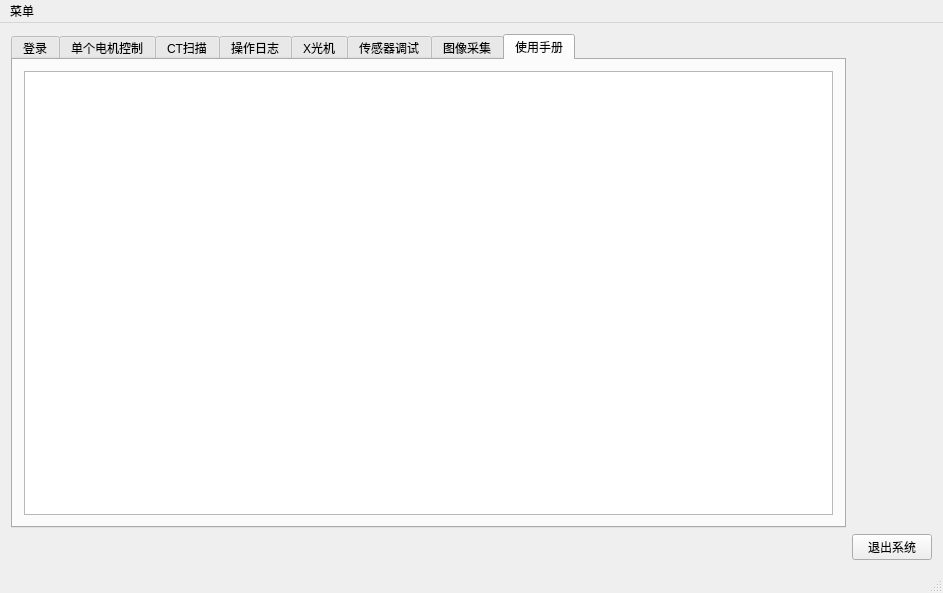
<?xml version="1.0" encoding="UTF-8"?>
<ui version="4.0">
 <class>MainWindow</class>
 <widget class="QMainWindow" name="MainWindow">
  <property name="geometry">
   <rect>
    <x>0</x>
    <y>0</y>
    <width>943</width>
    <height>593</height>
   </rect>
  </property>
  <property name="sizePolicy">
   <sizepolicy hsizetype="Fixed" vsizetype="Fixed">
    <horstretch>0</horstretch>
    <verstretch>0</verstretch>
   </sizepolicy>
  </property>
  <property name="windowTitle">
   <string>CT操作平台</string>
  </property>
  <widget class="QWidget" name="centralWidget">
   <layout class="QGridLayout" name="gridLayout_4">
    <item row="1" column="1">
     <widget class="QPushButton" name="btn_quit">
      <property name="text">
       <string>退出系统</string>
      </property>
     </widget>
    </item>
    <item row="0" column="0">
     <widget class="QTabWidget" name="tabWidget">
      <property name="currentIndex">
       <number>7</number>
      </property>
      <widget class="QWidget" name="tab_7">
       <attribute name="title">
        <string>登录</string>
       </attribute>
       <layout class="QGridLayout" name="gridLayout_5">
        <item row="0" column="0">
         <widget class="QLabel" name="label_20">
          <property name="sizePolicy">
           <sizepolicy hsizetype="Fixed" vsizetype="Fixed">
            <horstretch>0</horstretch>
            <verstretch>0</verstretch>
           </sizepolicy>
          </property>
          <property name="text">
           <string/>
          </property>
          <property name="pixmap">
           <pixmap>整体视图.jpg</pixmap>
          </property>
          <property name="scaledContents">
           <bool>true</bool>
          </property>
          <property name="alignment">
           <set>Qt::AlignCenter</set>
          </property>
         </widget>
        </item>
        <item row="1" column="0">
         <layout class="QHBoxLayout" name="horizontalLayout">
          <property name="sizeConstraint">
           <enum>QLayout::SetFixedSize</enum>
          </property>
          <item>
           <widget class="QLabel" name="label_27">
            <property name="text">
             <string>用户名：   </string>
            </property>
           </widget>
          </item>
          <item>
           <widget class="QLineEdit" name="lineEdit_login_username">
            <property name="layoutDirection">
             <enum>Qt::LeftToRight</enum>
            </property>
            <property name="autoFillBackground">
             <bool>false</bool>
            </property>
           </widget>
          </item>
          <item>
           <widget class="QLabel" name="label_26">
            <property name="text">
             <string>          密码：</string>
            </property>
           </widget>
          </item>
          <item>
           <widget class="QLineEdit" name="lineEdit_login_passwd">
            <property name="echoMode">
             <enum>QLineEdit::Password</enum>
            </property>
           </widget>
          </item>
          <item>
           <widget class="QPushButton" name="btn_login">
            <property name="text">
             <string>登录</string>
            </property>
           </widget>
          </item>
         </layout>
        </item>
       </layout>
      </widget>
      <widget class="QWidget" name="tab">
       <attribute name="title">
        <string>单个电机控制</string>
       </attribute>
       <widget class="QFrame" name="frame">
        <property name="geometry">
         <rect>
          <x>10</x>
          <y>20</y>
          <width>261</width>
          <height>441</height>
         </rect>
        </property>
        <property name="frameShape">
         <enum>QFrame::StyledPanel</enum>
        </property>
        <property name="frameShadow">
         <enum>QFrame::Raised</enum>
        </property>
        <widget class="QLabel" name="label_5">
         <property name="geometry">
          <rect>
           <x>220</x>
           <y>370</y>
           <width>219</width>
           <height>419</height>
          </rect>
         </property>
         <property name="font">
          <font>
           <pointsize>12</pointsize>
          </font>
         </property>
         <property name="text">
          <string>请选择参数</string>
         </property>
        </widget>
        <widget class="QWidget" name="gridLayoutWidget">
         <property name="geometry">
          <rect>
           <x>10</x>
           <y>20</y>
           <width>231</width>
           <height>401</height>
          </rect>
         </property>
         <layout class="QGridLayout" name="_2">
          <item row="2" column="1">
           <widget class="QComboBox" name="comboBox_displacement_move_displacement_number">
            <item>
             <property name="text">
              <string>G0光栅</string>
             </property>
            </item>
            <item>
             <property name="text">
              <string>G1光栅</string>
             </property>
            </item>
            <item>
             <property name="text">
              <string>样品台</string>
             </property>
            </item>
            <item>
             <property name="text">
              <string>G2光栅</string>
             </property>
            </item>
           </widget>
          </item>
          <item row="3" column="1">
           <widget class="QLabel" name="label_8">
            <property name="font">
             <font>
              <pointsize>12</pointsize>
             </font>
            </property>
            <property name="text">
             <string>位移台类型</string>
            </property>
           </widget>
          </item>
          <item row="8" column="1">
           <widget class="QComboBox" name="comboBox_displacement_move_displacement_movement_mode">
            <property name="enabled">
             <bool>false</bool>
            </property>
            <item>
             <property name="text">
              <string>相对运动</string>
             </property>
            </item>
            <item>
             <property name="text">
              <string>绝对运动</string>
             </property>
            </item>
           </widget>
          </item>
          <item row="1" column="1">
           <widget class="QLabel" name="label_6">
            <property name="font">
             <font>
              <pointsize>12</pointsize>
             </font>
            </property>
            <property name="text">
             <string>位移台序号</string>
            </property>
           </widget>
          </item>
          <item row="0" column="1">
           <widget class="QLabel" name="label_4">
            <property name="font">
             <font>
              <pointsize>12</pointsize>
             </font>
            </property>
            <property name="text">
             <string>请选择参数</string>
            </property>
           </widget>
          </item>
          <item row="10" column="1">
           <widget class="QComboBox" name="comboBox_displacement_move_displacement_velocity">
            <property name="enabled">
             <bool>false</bool>
            </property>
            <item>
             <property name="text">
              <string>正常</string>
             </property>
            </item>
            <item>
             <property name="text">
              <string>极慢</string>
             </property>
            </item>
            <item>
             <property name="text">
              <string>快一点</string>
             </property>
            </item>
           </widget>
          </item>
          <item row="6" column="1">
           <widget class="QComboBox" name="comboBox_displacement_move_displacement_comboBox_displacement_move_displacement_axis">
            <item>
             <property name="text">
              <string>Z</string>
             </property>
            </item>
            <item>
             <property name="text">
              <string>Y</string>
             </property>
            </item>
            <item>
             <property name="text">
              <string>X</string>
             </property>
            </item>
           </widget>
          </item>
          <item row="7" column="1">
           <widget class="QLabel" name="label_7">
            <property name="font">
             <font>
              <pointsize>12</pointsize>
             </font>
            </property>
            <property name="text">
             <string>运动模式</string>
            </property>
           </widget>
          </item>
          <item row="9" column="1">
           <widget class="QLabel" name="label_10">
            <property name="font">
             <font>
              <pointsize>12</pointsize>
             </font>
            </property>
            <property name="text">
             <string>运动速度</string>
            </property>
           </widget>
          </item>
          <item row="5" column="1">
           <widget class="QLabel" name="label_9">
            <property name="font">
             <font>
              <pointsize>12</pointsize>
             </font>
            </property>
            <property name="text">
             <string>轴名称</string>
            </property>
           </widget>
          </item>
          <item row="4" column="1">
           <widget class="QComboBox" name="comboBox_displacement_move_displacement_type">
            <item>
             <property name="text">
              <string>平移</string>
             </property>
            </item>
            <item>
             <property name="text">
              <string>旋转</string>
             </property>
            </item>
           </widget>
          </item>
          <item row="11" column="1">
           <widget class="QLabel" name="label_11">
            <property name="font">
             <font>
              <pointsize>12</pointsize>
             </font>
            </property>
            <property name="text">
             <string>距离单位</string>
            </property>
           </widget>
          </item>
          <item row="12" column="1">
           <widget class="QComboBox" name="comboBox_displacement_move_displacement_units">
            <property name="enabled">
             <bool>false</bool>
            </property>
            <item>
             <property name="text">
              <string>毫米或度</string>
             </property>
            </item>
            <item>
             <property name="text">
              <string>微米或分</string>
             </property>
            </item>
            <item>
             <property name="text">
              <string>脉冲</string>
             </property>
            </item>
           </widget>
          </item>
         </layout>
        </widget>
       </widget>
       <widget class="QFrame" name="frame_2">
        <property name="geometry">
         <rect>
          <x>300</x>
          <y>20</y>
          <width>551</width>
          <height>211</height>
         </rect>
        </property>
        <property name="frameShape">
         <enum>QFrame::StyledPanel</enum>
        </property>
        <property name="frameShadow">
         <enum>QFrame::Raised</enum>
        </property>
        <widget class="QWidget" name="verticalLayoutWidget">
         <property name="geometry">
          <rect>
           <x>30</x>
           <y>40</y>
           <width>121</width>
           <height>111</height>
          </rect>
         </property>
         <layout class="QVBoxLayout" name="verticalLayout">
          <item>
           <widget class="QLabel" name="label">
            <property name="font">
             <font>
              <pointsize>12</pointsize>
             </font>
            </property>
            <property name="text">
             <string>输入运动位移</string>
            </property>
           </widget>
          </item>
          <item>
           <widget class="QLabel" name="label_2">
            <property name="font">
             <font>
              <pointsize>12</pointsize>
             </font>
            </property>
            <property name="text">
             <string>位移台当前位置</string>
            </property>
           </widget>
          </item>
         </layout>
        </widget>
        <widget class="QWidget" name="verticalLayoutWidget_2">
         <property name="geometry">
          <rect>
           <x>170</x>
           <y>30</y>
           <width>211</width>
           <height>131</height>
          </rect>
         </property>
         <layout class="QVBoxLayout" name="verticalLayout_2">
          <item>
           <widget class="QLineEdit" name="lineEdit_displacement_move_input_displacement">
            <property name="text">
             <string>0</string>
            </property>
           </widget>
          </item>
          <item>
           <widget class="QLineEdit" name="lineEdit_displacement_move_current_displacement">
            <property name="enabled">
             <bool>false</bool>
            </property>
            <property name="text">
             <string>0.0000</string>
            </property>
           </widget>
          </item>
         </layout>
        </widget>
        <widget class="QWidget" name="verticalLayoutWidget_3">
         <property name="geometry">
          <rect>
           <x>380</x>
           <y>40</y>
           <width>121</width>
           <height>111</height>
          </rect>
         </property>
         <layout class="QVBoxLayout" name="verticalLayout_3">
          <item>
           <widget class="QLabel" name="label_displacement_move_unit1">
            <property name="maximumSize">
             <size>
              <width>16777215</width>
              <height>45</height>
             </size>
            </property>
            <property name="font">
             <font>
              <pointsize>12</pointsize>
             </font>
            </property>
            <property name="text">
             <string>mm</string>
            </property>
           </widget>
          </item>
          <item>
           <widget class="QLabel" name="label_displacement_move_unit2">
            <property name="maximumSize">
             <size>
              <width>16777215</width>
              <height>70</height>
             </size>
            </property>
            <property name="font">
             <font>
              <pointsize>12</pointsize>
             </font>
            </property>
            <property name="text">
             <string>mm</string>
            </property>
           </widget>
          </item>
         </layout>
        </widget>
       </widget>
       <widget class="QFrame" name="frame_3">
        <property name="geometry">
         <rect>
          <x>300</x>
          <y>240</y>
          <width>551</width>
          <height>221</height>
         </rect>
        </property>
        <property name="frameShape">
         <enum>QFrame::StyledPanel</enum>
        </property>
        <property name="frameShadow">
         <enum>QFrame::Raised</enum>
        </property>
        <widget class="QPushButton" name="btn_displacement_move_start_move">
         <property name="geometry">
          <rect>
           <x>40</x>
           <y>30</y>
           <width>101</width>
           <height>71</height>
          </rect>
         </property>
         <property name="font">
          <font>
           <pointsize>15</pointsize>
          </font>
         </property>
         <property name="styleSheet">
          <string notr="true">background-color: rgb(0, 255, 0);</string>
         </property>
         <property name="text">
          <string>移动</string>
         </property>
        </widget>
        <widget class="QPushButton" name="btn_displacement_move_stop_move">
         <property name="geometry">
          <rect>
           <x>210</x>
           <y>30</y>
           <width>101</width>
           <height>71</height>
          </rect>
         </property>
         <property name="font">
          <font>
           <pointsize>15</pointsize>
          </font>
         </property>
         <property name="styleSheet">
          <string notr="true">background-color:rgb(255, 0, 0)</string>
         </property>
         <property name="text">
          <string>KILL</string>
         </property>
        </widget>
        <widget class="QPushButton" name="btn_displacement_move_save_all">
         <property name="enabled">
          <bool>true</bool>
         </property>
         <property name="geometry">
          <rect>
           <x>390</x>
           <y>30</y>
           <width>111</width>
           <height>71</height>
          </rect>
         </property>
         <property name="font">
          <font>
           <pointsize>15</pointsize>
          </font>
         </property>
         <property name="text">
          <string>保存参数</string>
         </property>
        </widget>
        <widget class="QPushButton" name="btn_displacement_move_initiallize_motor">
         <property name="geometry">
          <rect>
           <x>40</x>
           <y>120</y>
           <width>101</width>
           <height>71</height>
          </rect>
         </property>
         <property name="text">
          <string>初始化</string>
         </property>
        </widget>
        <widget class="QPushButton" name="btn_displacement_move_kill_all">
         <property name="enabled">
          <bool>true</bool>
         </property>
         <property name="geometry">
          <rect>
           <x>210</x>
           <y>120</y>
           <width>101</width>
           <height>71</height>
          </rect>
         </property>
         <property name="font">
          <font>
           <pointsize>15</pointsize>
          </font>
         </property>
         <property name="text">
          <string>KILL ALL</string>
         </property>
        </widget>
        <widget class="QPushButton" name="btn_displacement_move_upload">
         <property name="enabled">
          <bool>true</bool>
         </property>
         <property name="geometry">
          <rect>
           <x>390</x>
           <y>120</y>
           <width>111</width>
           <height>71</height>
          </rect>
         </property>
         <property name="font">
          <font>
           <pointsize>15</pointsize>
          </font>
         </property>
         <property name="text">
          <string>上传参数</string>
         </property>
        </widget>
       </widget>
      </widget>
      <widget class="QWidget" name="tab_4">
       <attribute name="title">
        <string>CT扫描</string>
       </attribute>
       <widget class="QWidget" name="gridLayoutWidget_2">
        <property name="geometry">
         <rect>
          <x>270</x>
          <y>30</y>
          <width>341</width>
          <height>381</height>
         </rect>
        </property>
        <layout class="QGridLayout" name="gridLayout">
         <item row="6" column="1">
          <widget class="QComboBox" name="comboBox_CTscan_scan_mode">
           <property name="font">
            <font>
             <pointsize>15</pointsize>
            </font>
           </property>
           <item>
            <property name="text">
             <string>传统相位步进</string>
            </property>
           </item>
           <item>
            <property name="text">
             <string>交叉相位步进</string>
            </property>
           </item>
           <item>
            <property name="text">
             <string>周相位步进</string>
            </property>
           </item>
           <item>
            <property name="text">
             <string>免相位步进</string>
            </property>
           </item>
           <item>
            <property name="text">
             <string>正反投影</string>
            </property>
           </item>
           <item>
            <property name="text">
             <string>备用</string>
            </property>
           </item>
          </widget>
         </item>
         <item row="4" column="0">
          <widget class="QLabel" name="label_25">
           <property name="text">
            <string>样品视场Y方向长度 L：</string>
           </property>
          </widget>
         </item>
         <item row="3" column="0">
          <widget class="QLabel" name="label_24">
           <property name="text">
            <string>样品高度 H:</string>
           </property>
          </widget>
         </item>
         <item row="6" column="0">
          <widget class="QLabel" name="label_17">
           <property name="maximumSize">
            <size>
             <width>179</width>
             <height>20</height>
            </size>
           </property>
           <property name="font">
            <font>
             <pointsize>15</pointsize>
            </font>
           </property>
           <property name="text">
            <string>扫描方式:</string>
           </property>
          </widget>
         </item>
         <item row="4" column="1">
          <widget class="QLineEdit" name="lineEdit_CTscan_parameter_L">
           <property name="text">
            <string>0</string>
           </property>
          </widget>
         </item>
         <item row="2" column="1">
          <widget class="QLineEdit" name="lineEdit_CTscan_parameter_K">
           <property name="text">
            <string>0</string>
           </property>
          </widget>
         </item>
         <item row="7" column="1">
          <widget class="QPushButton" name="btn_CTscan_stop_scan">
           <property name="font">
            <font>
             <pointsize>15</pointsize>
            </font>
           </property>
           <property name="styleSheet">
            <string notr="true">background-color: rgb(255, 0, 0);</string>
           </property>
           <property name="text">
            <string>急停</string>
           </property>
          </widget>
         </item>
         <item row="5" column="0" colspan="2">
          <widget class="QPushButton" name="btn_CTscan_parameter_write">
           <property name="text">
            <string>写入以上参数</string>
           </property>
          </widget>
         </item>
         <item row="7" column="0">
          <widget class="QPushButton" name="btn_CTscan_start_scan">
           <property name="font">
            <font>
             <pointsize>15</pointsize>
            </font>
           </property>
           <property name="styleSheet">
            <string notr="true">background-color: rgb(0, 255, 0);</string>
           </property>
           <property name="text">
            <string>开始扫描</string>
           </property>
          </widget>
         </item>
         <item row="1" column="1">
          <widget class="QLineEdit" name="lineEdit_CTscan_parameter_N">
           <property name="text">
            <string>0</string>
           </property>
          </widget>
         </item>
         <item row="1" column="0">
          <widget class="QLabel" name="label_22">
           <property name="text">
            <string>G1光栅步进数 N:</string>
           </property>
          </widget>
         </item>
         <item row="2" column="0">
          <widget class="QLabel" name="label_23">
           <property name="text">
            <string>每圈采集次数 K：</string>
           </property>
          </widget>
         </item>
         <item row="3" column="1">
          <widget class="QLineEdit" name="lineEdit_CTscan_parameter_H">
           <property name="text">
            <string>0</string>
           </property>
          </widget>
         </item>
         <item row="0" column="0">
          <widget class="QLabel" name="label_21">
           <property name="text">
            <string>G1光栅周期 P:</string>
           </property>
          </widget>
         </item>
         <item row="0" column="1">
          <widget class="QLineEdit" name="lineEdit_CTscan_parameter_P">
           <property name="text">
            <string>0</string>
           </property>
          </widget>
         </item>
        </layout>
       </widget>
      </widget>
      <widget class="QWidget" name="tab_5">
       <attribute name="title">
        <string>操作日志</string>
       </attribute>
       <layout class="QGridLayout" name="gridLayout_2">
        <item row="0" column="0">
         <widget class="QLabel" name="label_18">
          <property name="font">
           <font>
            <pointsize>15</pointsize>
           </font>
          </property>
          <property name="text">
           <string>当天操作历史</string>
          </property>
         </widget>
        </item>
        <item row="0" column="1">
         <widget class="QLabel" name="label_19">
          <property name="font">
           <font>
            <pointsize>15</pointsize>
           </font>
          </property>
          <property name="text">
           <string>手动记录</string>
          </property>
         </widget>
        </item>
        <item row="1" column="0" rowspan="2">
         <widget class="QTextEdit" name="textEdit_log_daily_log"/>
        </item>
        <item row="1" column="1">
         <widget class="QTextEdit" name="textEdit_log_manual_record"/>
        </item>
        <item row="2" column="1">
         <widget class="QPushButton" name="btn_log_write">
          <property name="font">
           <font>
            <pointsize>15</pointsize>
           </font>
          </property>
          <property name="text">
           <string>写入日志</string>
          </property>
         </widget>
        </item>
       </layout>
      </widget>
      <widget class="QWidget" name="tab_2">
       <attribute name="title">
        <string>X光机</string>
       </attribute>
       <widget class="QPushButton" name="pushButton_8">
        <property name="geometry">
         <rect>
          <x>50</x>
          <y>60</y>
          <width>101</width>
          <height>71</height>
         </rect>
        </property>
        <property name="text">
         <string>PushButton</string>
        </property>
       </widget>
       <widget class="QPushButton" name="pushButton_9">
        <property name="geometry">
         <rect>
          <x>220</x>
          <y>60</y>
          <width>101</width>
          <height>71</height>
         </rect>
        </property>
        <property name="text">
         <string>PushButton</string>
        </property>
       </widget>
       <widget class="QPushButton" name="pushButton_10">
        <property name="geometry">
         <rect>
          <x>400</x>
          <y>60</y>
          <width>101</width>
          <height>71</height>
         </rect>
        </property>
        <property name="text">
         <string>PushButton</string>
        </property>
       </widget>
       <widget class="QPushButton" name="pushButton_11">
        <property name="geometry">
         <rect>
          <x>670</x>
          <y>60</y>
          <width>101</width>
          <height>70</height>
         </rect>
        </property>
        <property name="styleSheet">
         <string notr="true">background-color: rgb(0, 85, 0);</string>
        </property>
        <property name="text">
         <string>Getting Started</string>
        </property>
       </widget>
       <widget class="QPushButton" name="pushButton_12">
        <property name="geometry">
         <rect>
          <x>670</x>
          <y>180</y>
          <width>101</width>
          <height>71</height>
         </rect>
        </property>
        <property name="styleSheet">
         <string notr="true">background-color: rgb(255, 255, 0);</string>
        </property>
        <property name="text">
         <string>Turn On</string>
        </property>
       </widget>
       <widget class="QPushButton" name="pushButton_13">
        <property name="geometry">
         <rect>
          <x>670</x>
          <y>300</y>
          <width>101</width>
          <height>71</height>
         </rect>
        </property>
        <property name="styleSheet">
         <string notr="true">background-color: rgb(255, 0, 0);</string>
        </property>
        <property name="text">
         <string>SHUT DOWN</string>
        </property>
       </widget>
       <widget class="QGraphicsView" name="graphicsView">
        <property name="geometry">
         <rect>
          <x>50</x>
          <y>160</y>
          <width>451</width>
          <height>141</height>
         </rect>
        </property>
       </widget>
       <widget class="QPushButton" name="pushButton_14">
        <property name="geometry">
         <rect>
          <x>400</x>
          <y>320</y>
          <width>101</width>
          <height>71</height>
         </rect>
        </property>
        <property name="styleSheet">
         <string notr="true">background-color: rgb(0, 85, 255);</string>
        </property>
        <property name="text">
         <string>PushButton</string>
        </property>
       </widget>
       <widget class="QComboBox" name="comboBox_7">
        <property name="geometry">
         <rect>
          <x>60</x>
          <y>350</y>
          <width>72</width>
          <height>22</height>
         </rect>
        </property>
        <item>
         <property name="text">
          <string>1.0mm</string>
         </property>
        </item>
       </widget>
       <widget class="QLabel" name="label_12">
        <property name="geometry">
         <rect>
          <x>60</x>
          <y>330</y>
          <width>59</width>
          <height>14</height>
         </rect>
        </property>
        <property name="font">
         <font>
          <pointsize>12</pointsize>
         </font>
        </property>
        <property name="text">
         <string>Focus</string>
        </property>
       </widget>
       <widget class="QLabel" name="label_13">
        <property name="geometry">
         <rect>
          <x>211</x>
          <y>329</y>
          <width>141</width>
          <height>16</height>
         </rect>
        </property>
        <property name="font">
         <font>
          <pointsize>12</pointsize>
         </font>
        </property>
        <property name="text">
         <string>Exposure Time</string>
        </property>
       </widget>
       <widget class="QWidget" name="horizontalLayoutWidget_2">
        <property name="geometry">
         <rect>
          <x>60</x>
          <y>390</y>
          <width>160</width>
          <height>31</height>
         </rect>
        </property>
        <layout class="QHBoxLayout" name="horizontalLayout_3">
         <item>
          <widget class="QLCDNumber" name="lcdNumber">
           <property name="styleSheet">
            <string notr="true">alternate-background-color: rgb(85, 255, 127);</string>
           </property>
          </widget>
         </item>
         <item>
          <widget class="QLabel" name="label_15">
           <property name="font">
            <font>
             <pointsize>12</pointsize>
            </font>
           </property>
           <property name="text">
            <string>kV</string>
           </property>
          </widget>
         </item>
        </layout>
       </widget>
       <widget class="QWidget" name="horizontalLayoutWidget_3">
        <property name="geometry">
         <rect>
          <x>60</x>
          <y>420</y>
          <width>160</width>
          <height>31</height>
         </rect>
        </property>
        <layout class="QHBoxLayout" name="horizontalLayout_4">
         <item>
          <widget class="QLCDNumber" name="lcdNumber_2"/>
         </item>
         <item>
          <widget class="QLabel" name="label_16">
           <property name="font">
            <font>
             <pointsize>12</pointsize>
            </font>
           </property>
           <property name="text">
            <string>mA</string>
           </property>
          </widget>
         </item>
        </layout>
       </widget>
       <widget class="QLabel" name="label_14">
        <property name="geometry">
         <rect>
          <x>360</x>
          <y>350</y>
          <width>10</width>
          <height>29</height>
         </rect>
        </property>
        <property name="font">
         <font>
          <pointsize>12</pointsize>
         </font>
        </property>
        <property name="text">
         <string>S</string>
        </property>
       </widget>
       <widget class="QLineEdit" name="lineEdit_4">
        <property name="geometry">
         <rect>
          <x>212</x>
          <y>353</y>
          <width>142</width>
          <height>22</height>
         </rect>
        </property>
        <property name="text">
         <string>0</string>
        </property>
       </widget>
      </widget>
      <widget class="QWidget" name="tab_9">
       <attribute name="title">
        <string>传感器调试</string>
       </attribute>
      </widget>
      <widget class="QWidget" name="tab_3">
       <attribute name="title">
        <string>图像采集</string>
       </attribute>
      </widget>
      <widget class="QWidget" name="tab_6">
       <attribute name="title">
        <string>使用手册</string>
       </attribute>
       <layout class="QGridLayout" name="gridLayout_3">
        <item row="0" column="0">
         <widget class="QTextBrowser" name="textBrowser_doc"/>
        </item>
       </layout>
      </widget>
     </widget>
    </item>
   </layout>
  </widget>
  <widget class="QMenuBar" name="menuBar">
   <property name="geometry">
    <rect>
     <x>0</x>
     <y>0</y>
     <width>943</width>
     <height>22</height>
    </rect>
   </property>
   <widget class="QMenu" name="menu">
    <property name="title">
     <string>菜单</string>
    </property>
   </widget>
   <addaction name="menu"/>
  </widget>
  <widget class="QStatusBar" name="statusBar"/>
 </widget>
 <layoutdefault spacing="6" margin="11"/>
 <resources/>
 <connections/>
</ui>
